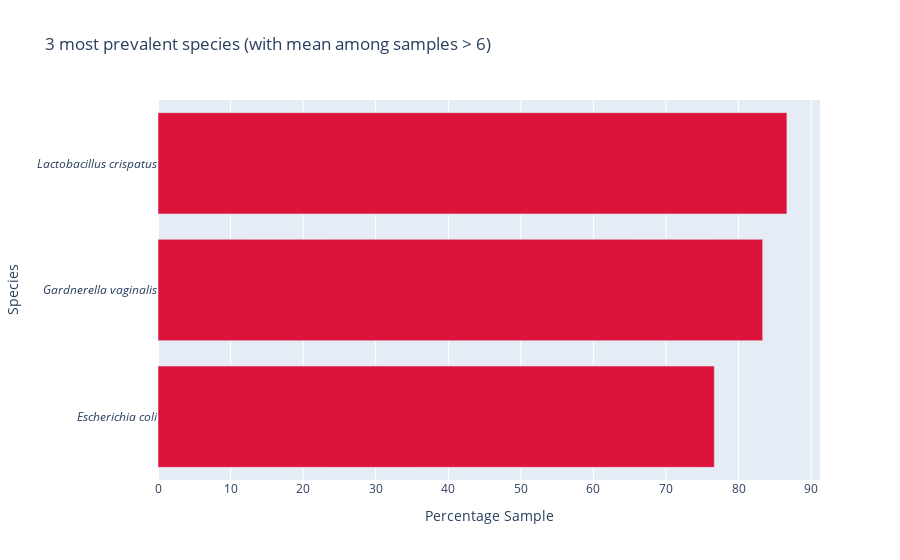

Notebook code cell kept with this figure:
### Code cell
fig1 = instance.plot_most_prevalent_taxa(
    mode="bar",
    mean_threshold=6,
    taxa_number=3,
    taxa_level="species",
    higher_classification=False,               # Set to False remove every rows "xxx(higher taxa)"
    ascending=False,
)

### Figure 1 — Plotly figure (JSON) as saved in the notebook; plotly's stock layout.template omitted (floating-point values rounded to 4 significant figures)
{"data": [{"marker": {"color": "crimson"}, "orientation": "h", "type": "bar", "x": [76.67, 83.33, 86.67], "y": ["<i>Escherichia coli</i>", "<i>Gardnerella vaginalis</i>", "<i>Lactobacillus crispatus</i>"]}], "layout": {"title": {"text": "3 most prevalent species (with mean among samples > 6)"}, "xaxis": {"title": {"text": "Percentage Sample"}}, "yaxis": {"title": {"text": "Species"}}}}
